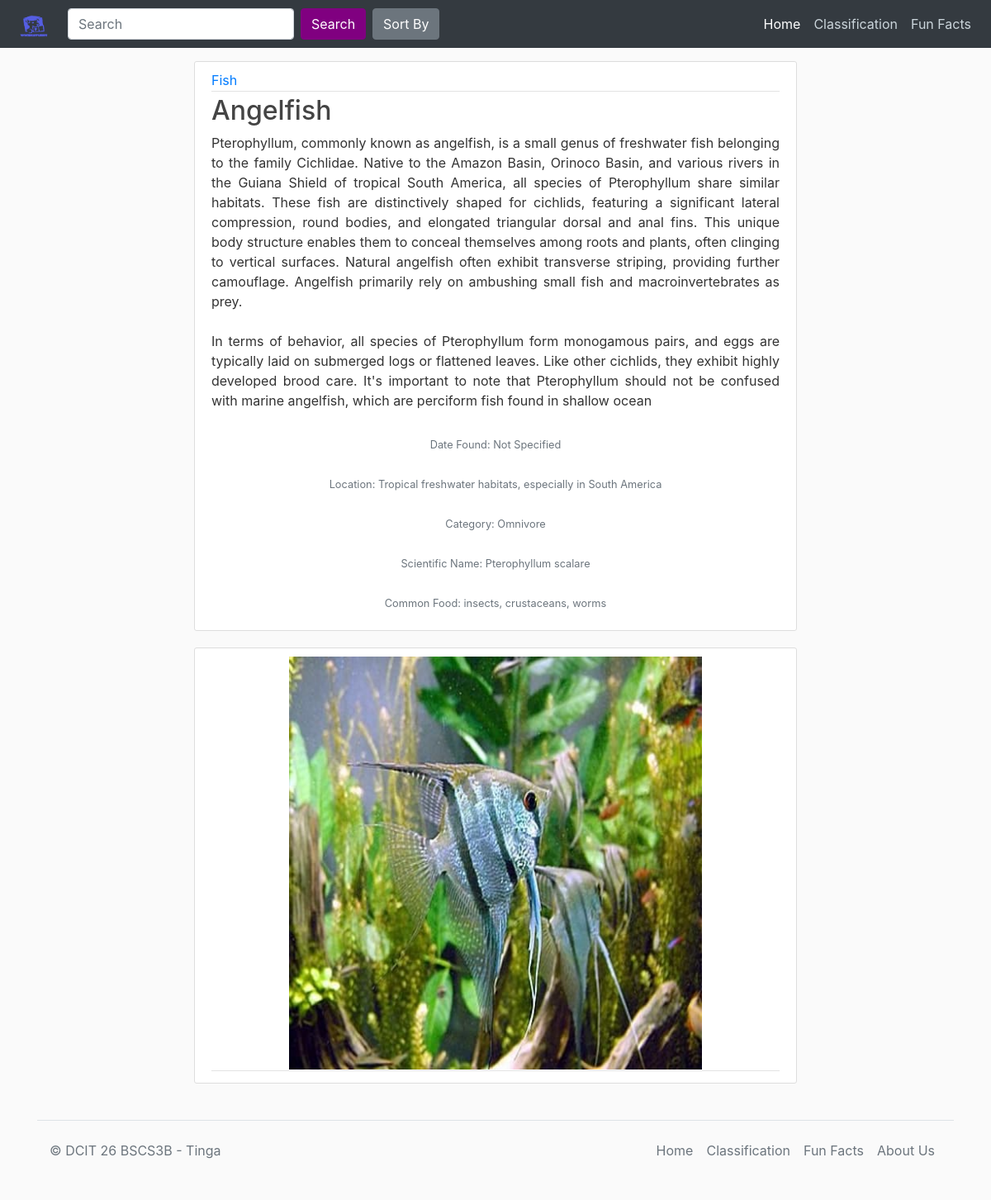
Screenshot of /Animal/Angelfish with the database file from the repository.
### blog/models.py (models this page shows, shortened)
class Post(models.Model):
	an_type = models.CharField(max_length=100)
	animal_cat = models.CharField(max_length=50)
	animal = models.CharField(max_length=100)
	definition = models.TextField()
	location_discovered = models.CharField(max_length=100)
	location = models.CharField(max_length=100)
	more_info = models.TextField(null=True, blank=True)
	image_name = models.CharField(max_length=50)
	image = models.ImageField(upload_to="img/%y", height_field=None, width_field=None, max_length=None)
	sci_name = models.CharField(max_length=255)
	fav_food = models.CharField(max_length=255)

### blog/views.py (the view)
# urls.py: path('Animal/<str:animal_name>', views.clicked_info, name='blog-info'),
def clicked_info(request, animal_name):
    post = get_object_or_404(Post, animal=animal_name)
    return render(request, 'blog/clicked_info.html', {'post': post})

### blog/templates/blog/clicked_info.html (shortened to what this page needs)
{% extends 'blog/base.html' %}
{% block content %}
<div>
  <article class="media content-section mt-2">
    <div class="media-body">
      <div class="article-metadata">
        <a class="mr-2" href="{% url 'blog:blog-animals2' post.an_type %}">{{ post.an_type }}</a>
      </div>
      <h2><a class="article-title" href="{% url 'blog:blog-info' post.animal %}">{{ post.animal }}</a></h2>
      <p class="article-content text-justify">{{ post.more_info}}</p>
      <ul class="list-group list-group-flush text-center">
        <li class="list-group-item"><small class="text-muted">Date Found: {{ post.location_discovered }}</small></li>
        <li class="list-group-item"><small class="text-muted">Location: {{ post.location }}</small></li>
        <li class="list-group-item"><small class="text-muted">Category: {{ post.animal_cat }}</small></li>
        <li class="list-group-item"><small class="text-muted">Scientific Name: {{ post.sci_name }}</small></li>
        <li class="list-group-item"><small class="text-muted">Common Food: {{ post.fav_food }}</small></li>
      </ul>
    </div>
  </article>
  <article class="media content-section mt-2 text-center">
    <div class="media-body">
      <div class="article-metadata">
        <a href="#" data-toggle="modal" data-target="#imageModal">
          <img src="{{ post.image.url }}" class="img-fluid mx-auto" width="500" height="500" alt="Image">
        </a>
      </div>
    </div>
  </article>
</div>
{% endblock %}

### blog/static/blog/style.css (style rules this page uses)
body { background: #fafafa; color: #333333; margin-top: 0; }
h1, h2, h3, h4, h5, h6 { color: #444444; }
ul { margin: 0; }
.content-section { background: #ffffff; padding: 10px 20px; border: 1px solid #dddddd; border-radius: 3px; margin-bottom: 20px; }
.article-title { color: #444444; }
.article-content { white-space: pre-line; }
.article-metadata { padding-bottom: 1px; margin-bottom: 4px; border-bottom: 1px solid #e3e3e3 }

### rows the page displays
Post: an_type "Fish", animal "Angelfish", more_info "Pterophyllum, commonly known as angelfish, is a small genus of freshwater fish belonging to the family Cichlidae. Native to the Amazon Basin, Orinoco Basin, and various rivers in the Guiana Shield of tropical South America, all species of Pterophyllum share similar habitats. These fish are distinctively shaped for cichlids, featuring a significant lateral compression, round bodies, and elongated triangular dorsal and anal fins. This unique body structure enables them to conceal themselves among roots and plants, often clinging to vertical surfaces. Natural angelfish often exhibit transverse striping, providing further camouflage. Angelfish primarily rely on ambushing small fish and…", location_discovered "Not Specified", location "Tropical freshwater habitats, especially in South America", animal_cat "Omnivore", sci_name "Pterophyllum scalare", fav_food "insects, crustaceans, worms", image (picture)
